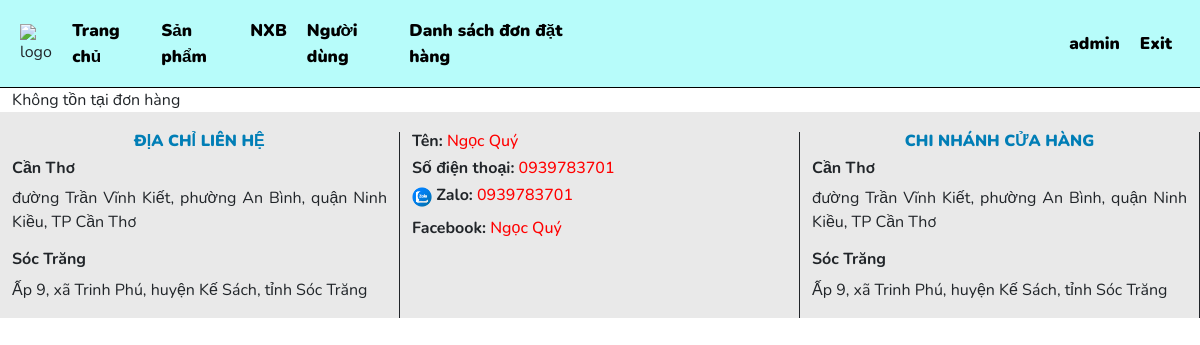
The app's page /admin/index.php?route=updateOrderStatus&order_code=WJE855008 (signed in), older data.
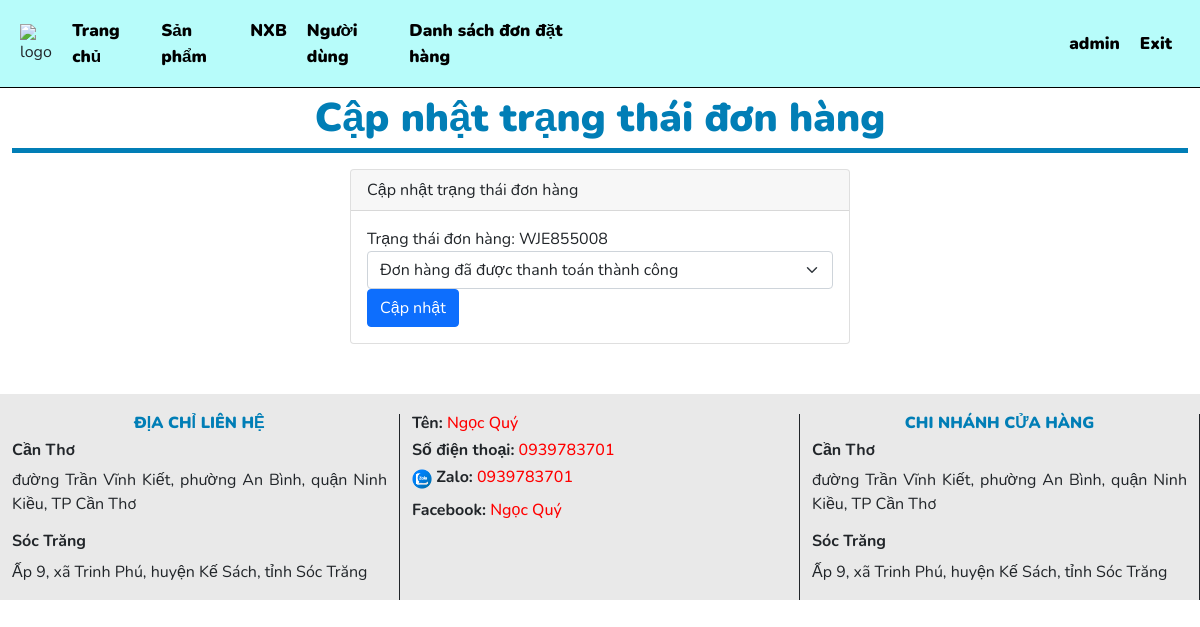
The same page, newer data.
### tables this page shows
CREATE TABLE `orders` (
  `id` int(11) NOT NULL,
  `order_code` varchar(50) NOT NULL,
  `user_email` varchar(50) NOT NULL,
  `name_customer` varchar(50) NOT NULL,
  `address` varchar(100) NOT NULL,
  `phone_number` int(11) NOT NULL,
  `product_id` int(11) NOT NULL,
  `quantity` int(11) NOT NULL,
  `date_order` datetime NOT NULL,
  `total_price` int(11) NOT NULL,
  `payment_method` varchar(20) NOT NULL,
  `order_status` int(2) NOT NULL
);

### model/order.php (called while the page is built, shortened)
<?php
    function getOrderByOrderCode($order_code) {
        $conn = connectDB();
        $stmt = $conn->prepare("
            SELECT o.order_code, o.user_email, o.name_customer, o.address, o.phone_number,
                   o.date_order, o.total_price, o.payment_method, o.order_status,
                   p.name_product, p.selling_price, o.quantity
            FROM orders o
            JOIN product p ON o.product_id = p.id
            WHERE o.order_code = :order_code
        ");
        $stmt->bindParam(':order_code', $order_code, PDO::PARAM_STR);
        $stmt->execute();
        $results = $stmt->fetchAll(PDO::FETCH_ASSOC);
        return $results;
    }
?>

### admin/view/orders/updateOrder.php (the view, shortened to what this page needs)
<div class="home-title">
    <p style="font-size: 40px; color: #017EB6; border-bottom: 5px solid #017EB6; font-weight: 900" class="text-center">Cập nhật trạng thái đơn hàng</p>
</div>
<div class="container d-flex justify-content-center">
    <div style="width: 500px; margin-bottom: 50px" class="card">
        <div class="card-header">Cập nhật trạng thái đơn hàng</div>
        <div class="card-body">
            <?php
                if (isset($orders) && !empty($orders)) {
                    $order_code = $orders[0]['order_code'];
            ?>
            <form action="index.php?route=updateOrderStatus" method="POST">
                <div class="form-group">
                    <label>Trạng thái đơn hàng: <?= $order_code ?></label>
                    <select name="order_status" class="form-select">
                        <option value="5" <?= $orders[0]['order_status'] == '5' ? 'selected' : '' ?>>Đơn hàng đã được thanh toán thành công</option>
                    </select>
                </div>
                <button type="submit" name="capnhat" value="1" class="btn btn-primary">Cập nhật</button>
            </form>
            <?php
                } else {
                    echo "Không có đơn hàng để cập nhật.";
                }
            ?>
        </div>
    </div>
</div>

### admin/index.php (shortened to what this page needs)
<?php
include('./view/component/header-admin.php');
include('../model/order.php');
$route = isset($_GET['route']) ? $_GET['route'] : '';
switch ($route) {
    case 'updateOrderStatus':
        if (isset($_GET['order_code'])) {
            $order_code = $_GET['order_code'];
            $orders = getOrderByOrderCode($order_code);
            if (!$orders || count($orders) == 0) {
                echo "Không tồn tại đơn hàng";
                break;
            }
            include "./view/orders/updateOrder.php";
        }
        break;
}
include './view/component/footer-admin.php';
?>

Row changes from the older to the newer data that the page shows:
added orders: order_code "WJE855008", order_status "Đơn hàng đã được thanh toán thành công"
Text that changed along with them:
text no longer shown: "Không tồn tại đơn hàng"
text now shown: "Cập nhật trạng thái đơn hàng Cập nhật trạng thái đơn hàng Trạng thái đơn hàng: Cập nhật"
